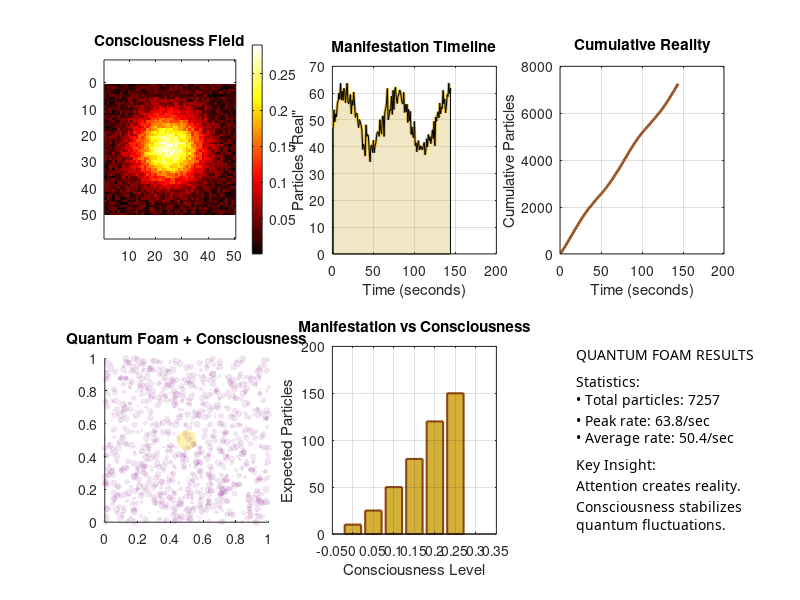

Recreate this plot in MATLAB. (Note: this script raises an error after producing the figure.)
% MATLAB Quantum Foam Visualization
clear; close all; clc;

% Generate data
height = 50;
width = 50;
time_points = 144;

% 1. Consciousness field
consciousness = zeros(height, width);
for i = 1:height
    for j = 1:width
        dx = j - width/2;
        dy = i - height/2;
        dist = sqrt(dx^2 + dy^2);
        consciousness(i,j) = exp(-dist^2/(width^2/16)) * 0.25 + rand * 0.05;
    end
end

% 2. Particle timeline
time = 1:time_points;
timeline = 50 + 10*sin(time*0.1) + randn(1, time_points)*3;
cumulative = cumsum(timeline);

% 3. Correlation data
consciousness_levels = 0:0.05:0.25;
particle_counts = [10, 25, 50, 80, 120, 150];

% Create figure
figure('Position', [100, 100, 1400, 900]);
colormap('hot');

% 1. Consciousness heatmap
subplot(2,3,1);
imagesc(consciousness);
title('Consciousness Field');
colorbar;
axis equal tight;

% 2. Timeline plot
subplot(2,3,2);
plot(time, timeline, 'Color', [0.83 0.69 0.22], 'LineWidth', 2);
hold on;
area(time, timeline, 'FaceColor', [0.83 0.69 0.22], 'FaceAlpha', 0.3);
title('Manifestation Timeline');
xlabel('Time (seconds)');
ylabel('Particles "Real"');
grid on;

% 3. Cumulative plot
subplot(2,3,3);
plot(time, cumulative, 'Color', [0.55 0.27 0.07], 'LineWidth', 2);
title('Cumulative Reality');
xlabel('Time (seconds)');
ylabel('Cumulative Particles');
grid on;

% 4. Quantum foam simulation
subplot(2,3,4);
% Create foam points
n_points = 1000;
foam_x = rand(1, n_points);
foam_y = rand(1, n_points);
foam_size = rand(1, n_points) * 3;

scatter(foam_x, foam_y, foam_size*10, 'filled', ...
        'MarkerFaceColor', [0.5 0 0.5], ...
        'MarkerFaceAlpha', 0.1);
hold on;
% Consciousness overlay
scatter(0.5, 0.5, 200, 'filled', ...
        'MarkerFaceColor', [1 0.84 0], ...
        'MarkerFaceAlpha', 0.3);
title('Quantum Foam + Consciousness');
axis equal tight;
xlim([0 1]);
ylim([0 1]);

% 5. Correlation bar chart
subplot(2,3,5);
bar(consciousness_levels, particle_counts, ...
    'FaceColor', [0.83 0.69 0.22], ...
    'EdgeColor', [0.55 0.27 0.07], ...
    'LineWidth', 1.5);
title('Manifestation vs Consciousness');
xlabel('Consciousness Level');
ylabel('Expected Particles');
grid on;

% 6. Summary text
subplot(2,3,6);
axis off;
summary_text = {
    'QUANTUM FOAM RESULTS'
    ''
    'Statistics:'
    sprintf('• Total particles: %d', round(sum(timeline)))
    sprintf('• Peak rate: %.1f/sec', max(timeline))
    sprintf('• Average rate: %.1f/sec', mean(timeline))
    ''
    'Key Insight:'
    'Attention creates reality.'
    'Consciousness stabilizes'
    'quantum fluctuations.'
};
text(0.1, 0.5, summary_text, ...
     'FontName', 'FixedWidth', ...
     'FontSize', 10, ...
     'VerticalAlignment', 'middle');

% Overall title
sgtitle('Quantum Foam Meditation Simulation', 'FontSize', 16, 'FontWeight', 'bold');

% Save figure
saveas(gcf, 'quantum_foam_matlab.png');
disp('MATLAB visualization complete!');
